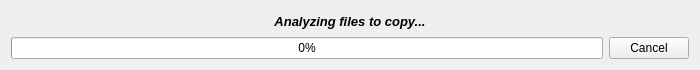
<?xml version="1.0" encoding="UTF-8"?>
<ui version="4.0">
 <class>WindowAnalyze</class>
 <widget class="QWidget" name="WindowAnalyze">
  <property name="geometry">
   <rect>
    <x>0</x>
    <y>0</y>
    <width>700</width>
    <height>70</height>
   </rect>
  </property>
  <property name="minimumSize">
   <size>
    <width>700</width>
    <height>0</height>
   </size>
  </property>
  <property name="windowTitle">
   <string>Form</string>
  </property>
  <layout class="QVBoxLayout" name="verticalLayout">
   <item>
    <widget class="QLabel" name="LabelAnalyzing">
     <property name="font">
      <font>
       <pointsize>10</pointsize>
       <weight>75</weight>
       <italic>true</italic>
       <bold>true</bold>
      </font>
     </property>
     <property name="text">
      <string>Analyzing files to copy...</string>
     </property>
     <property name="alignment">
      <set>Qt::AlignCenter</set>
     </property>
    </widget>
   </item>
   <item>
    <layout class="QHBoxLayout" name="HLayoutProgress">
     <item>
      <widget class="QProgressBar" name="ProgressBar">
       <property name="value">
        <number>0</number>
       </property>
       <property name="alignment">
        <set>Qt::AlignCenter</set>
       </property>
      </widget>
     </item>
     <item>
      <widget class="QPushButton" name="ButtonCancel">
       <property name="text">
        <string>Cancel</string>
       </property>
      </widget>
     </item>
    </layout>
   </item>
  </layout>
 </widget>
 <resources/>
 <connections/>
</ui>
